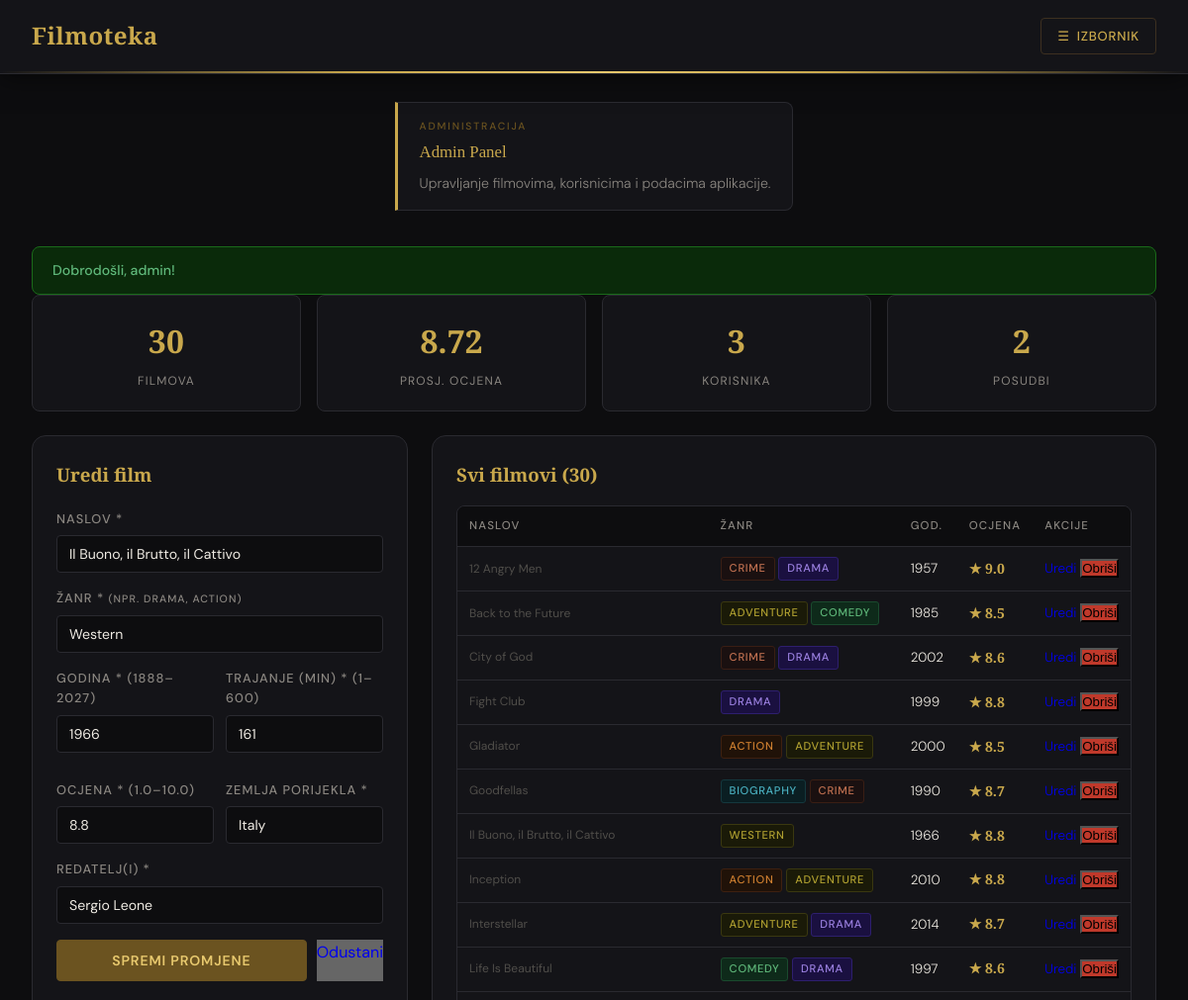
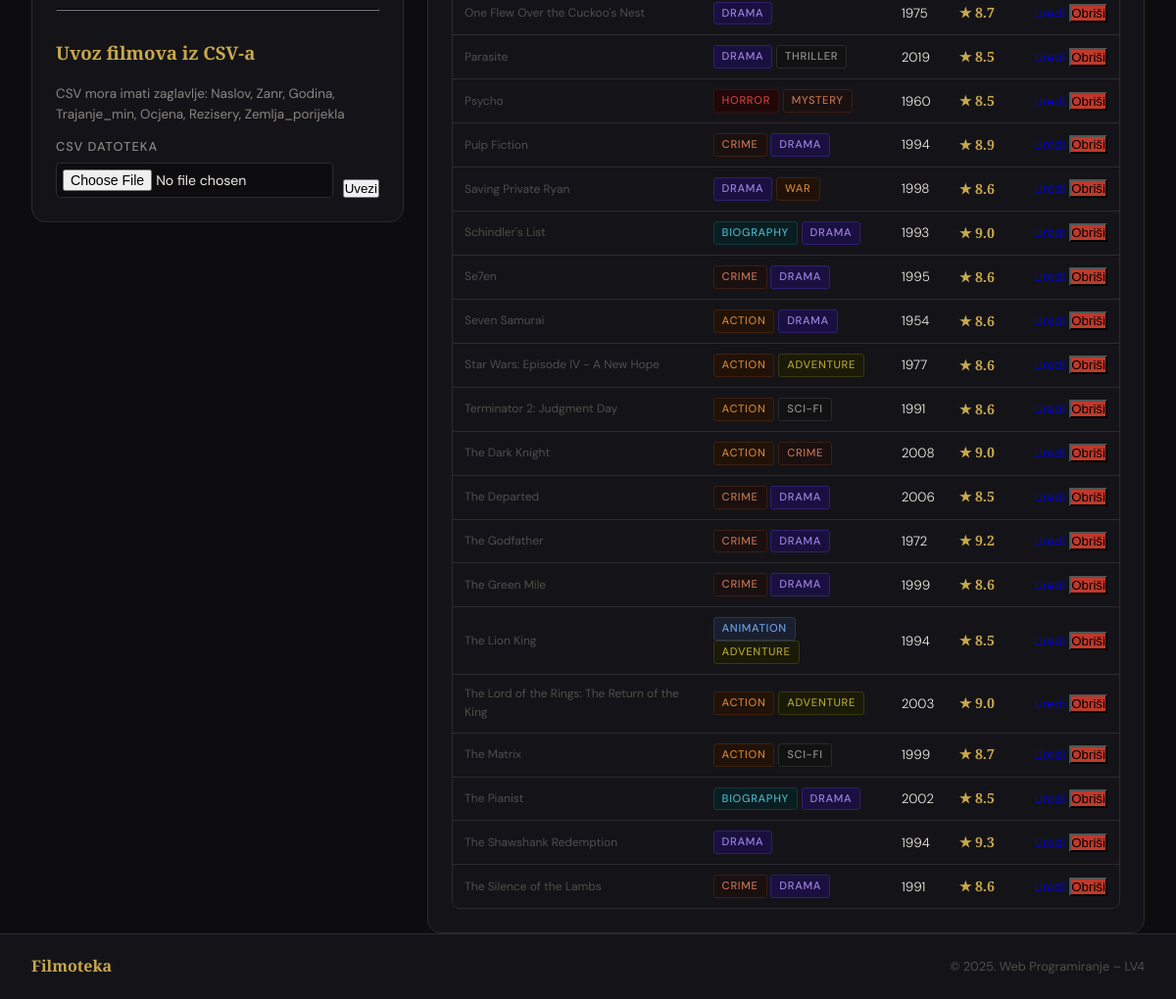
The app's page /dashboard.php?edit=8 (signed in) with its own data (2 pictures, top to bottom).
### tables this page shows
CREATE TABLE `filmovi` (
  `id` int(11) NOT NULL,
  `naslov` varchar(255) NOT NULL,
  `zanr` varchar(150) NOT NULL,
  `godina` smallint(5) UNSIGNED NOT NULL,
  `trajanje_min` smallint(5) UNSIGNED NOT NULL,
  `ocjena` decimal(3,1) NOT NULL,
  `rezisery` varchar(255) NOT NULL,
  `zemlja_porijekla` varchar(150) NOT NULL
);

### dashboard.php (the view, shortened to what this page needs)
<?php
require_once 'includes/db.php';
require_once 'includes/functions.php';
$flash_success = flashGet('success');
$edit_film     = null;
if (isset($_GET['edit'])) {
    $stmt = $pdo->prepare('SELECT * FROM filmovi WHERE id = ?');
    $stmt->execute([(int)$_GET['edit']]);
    $edit_film = $stmt->fetch();
}
$filmovi = $pdo->query('SELECT * FROM filmovi ORDER BY naslov ASC')->fetchAll();
$stats = $pdo->query('
    SELECT COUNT(*) as ukupno,
           ROUND(AVG(ocjena),2) as avg_ocjena,
           MIN(godina) as najstariji,
           MAX(godina) as najnoviji
    FROM filmovi
')->fetch();
$korisnici_count = (int)$pdo->query('SELECT COUNT(*) FROM korisnici')->fetchColumn();
$videoteka_count = (int)$pdo->query('SELECT COUNT(*) FROM zeljeni_filmovi')->fetchColumn();
require_once 'includes/header.php';
?>
<div class="uvodni-clanak">
    <article>
        <div class="article-accent">ADMINISTRACIJA</div>
        <h2 style="font-family:var(--font-display);color:var(--gold)">Admin Panel</h2>
        <p>Upravljanje filmovima, korisnicima i podacima aplikacije.</p>
    </article>
</div>
<main>
<?php if ($flash_success): ?><div class="flash flash-success"><?= e($flash_success) ?></div><?php endif; ?>
<div class="dash-stats">
    <div class="stat-card"><span class="stat-num"><?= $stats['ukupno'] ?></span><span class="stat-lbl">Filmova</span></div>
    <div class="stat-card"><span class="stat-num"><?= $stats['avg_ocjena'] ?? 'N/A' ?></span><span class="stat-lbl">Prosj. ocjena</span></div>
    <div class="stat-card"><span class="stat-num"><?= $korisnici_count ?></span><span class="stat-lbl">Korisnika</span></div>
    <div class="stat-card"><span class="stat-num"><?= $videoteka_count ?></span><span class="stat-lbl">Posudbi</span></div>
</div>
<div class="dash-grid">
    <section class="sekcija-filmovi">
        <h3 style="color:var(--gold);margin-bottom:20px;font-family:var(--font-display)">
            <?= $edit_film ? 'Uredi film' : 'Dodaj novi film' ?>
        </h3>
        <form method="POST" action="dashboard.php">
            <div class="form-group">
                <label>Naslov *</label>
                <input type="text" name="naslov" required
                       value="<?= e($edit_film['naslov'] ?? '') ?>">
            </div>
            <div class="form-group">
                <label>Žanr * <small style="color:var(--text-muted)">(npr. Drama, Action)</small></label>
                <input type="text" name="zanr" required
                       value="<?= e($edit_film['zanr'] ?? '') ?>">
            </div>
            <div style="display:grid;grid-template-columns:1fr 1fr;gap:12px">
                <div class="form-group">
                    <label>Godina * (1888–<?= date('Y')+1 ?>)</label>
                    <input type="number" name="godina" required
                           min="1888" max="<?= date('Y')+1 ?>"
                           value="<?= e($edit_film['godina'] ?? '') ?>">
                </div>
                <div class="form-group">
                    <label>Trajanje (min) * (1–600)</label>
                    <input type="number" name="trajanje_min" required
                           min="1" max="600"
                           value="<?= e($edit_film['trajanje_min'] ?? '') ?>">
                </div>
                <div class="form-group">
                    <label>Ocjena * (1.0–10.0)</label>
                    <input type="number" name="ocjena" required step="0.1"
                           min="1.0" max="10.0"
                           value="<?= e($edit_film['ocjena'] ?? '') ?>">
                </div>
                <div class="form-group">
                    <label>Zemlja porijekla *</label>
                    <input type="text" name="zemlja_porijekla" required
                           value="<?= e($edit_film['zemlja_porijekla'] ?? '') ?>">
                </div>
            </div>
            <div class="form-group">
                <label>Redatelj(i) *</label>
                <input type="text" name="rezisery" required
                       value="<?= e($edit_film['rezisery'] ?? '') ?>">
            </div>
            <div style="display:flex;gap:10px">
                <button type="submit" class="btn-primary">
                    <?= $edit_film ? 'Spremi promjene' : 'Dodaj film' ?>
                </button>
                <?php if ($edit_film): ?>
                <a href="dashboard.php" class="add-btn" style="background:#666;text-decoration:none">Odustani</a>
                <?php endif; ?>
            </div>
        </form>
        <hr style="border-color:var(--border);margin:28px 0">
        <h3 style="color:var(--gold);margin-bottom:16px;font-family:var(--font-display)">Uvoz filmova iz CSV-a</h3>
        <p style="color:var(--text-muted);font-size:0.84rem;margin-bottom:12px">
            CSV mora imati zaglavlje: Naslov, Zanr, Godina, Trajanje_min, Ocjena, Rezisery, Zemlja_porijekla
        </p>
        <form method="POST" action="dashboard.php" enctype="multipart/form-data">
            <div style="display:flex;gap:10px;align-items:flex-end">
                <div class="form-group" style="margin:0;flex:1">
                    <label>CSV datoteka</label>
                    <input type="file" name="csv_file" accept=".csv" required>
                </div>
                <button type="submit" class="add-btn">Uvezi</button>
            </div>
        </form>
    </section>
    <section class="sekcija-filmovi">
        <h3 style="color:var(--gold);margin-bottom:16px;font-family:var(--font-display)">
            Svi filmovi (<?= count($filmovi) ?>)
        </h3>
        <div class="tablica-wrapper">
            <table class="tablica-filmovi">
                <thead>
                    <tr>
                        <th>NASLOV</th>
                        <th>ŽANR</th>
                        <th>GOD.</th>
                        <th>OCJENA</th>
                        <th>AKCIJE</th>
                    </tr>
                </thead>
                <tbody>
                    <?php foreach ($filmovi as $film): ?>
                    <tr>
                        <td data-label="Naslov"><?= e($film['naslov']) ?></td>
                        <td data-label="Žanr"><?= zanrBadge($film['zanr']) ?></td>
                        <td data-label="Godina"><?= e($film['godina']) ?></td>
                        <td data-label="Ocjena"><span class="ocjena">★ <?= e($film['ocjena']) ?></span>
                        </td>
                        <td data-label="Akcije" style="white-space:nowrap">
                            <a href="dashboard.php?edit=<?= $film['id'] ?>" class="add-btn" style="text-decoration:none">Uredi</a>
                            <form method="POST" action="dashboard.php" style="display:inline"
                                  onsubmit="return confirm('Obrisati film <?= e(addslashes($film['naslov'])) ?>?')">
                                <button type="submit" class="add-btn" style="background:#c0392b">Obriši</button>
                            </form>
                        </td>
                    </tr>
                    <?php endforeach; ?>
                </tbody>
            </table>
        </div>
    </section>
</div>
</main>
<?php require_once 'includes/footer.php'; ?>

### includes/functions.php (shortened to what this page needs)
<?php
function zanrBadge(string $zanrStr): string {
    $map = [
        'Drama'       => 'zanr-drama',
        'Comedy'      => 'zanr-komedija',
        'Animation'   => 'zanr-animacija',
        'Romance'     => 'zanr-romantični',
        'Crime'       => 'zanr-krimic',
        'Thriller'    => 'zanr-triler',
        'Adventure'   => 'zanr-avantura',
        'Documentary' => 'zanr-dokumentarni',
        'Horror'      => 'zanr-horor',
        'Action'      => 'zanr-akcija',
        'Sci-Fi'      => 'zanr-triler',
        'Mystery'     => 'zanr-krimic',
        'Biography'   => 'zanr-dokumentarni',
        'War'         => 'zanr-akcija',
        'Western'     => 'zanr-avantura',
    ];
    $html  = '';
    $parts = array_map('trim', explode(',', $zanrStr));
    foreach ($parts as $zanr) {
        $cls   = $map[$zanr] ?? '';
        $safe  = htmlspecialchars($zanr);
        $html .= "<span class=\"zanr $cls\">$safe</span> ";
    }
    return $html;
}
function flashGet(string $key): string {
    $val = $_SESSION["flash_$key"] ?? '';
    return $val;
}
function e(string $s): string {
    return htmlspecialchars($s, ENT_QUOTES, 'UTF-8');
}

### styles/style.css (style rules this page uses)
:root { --bg-dark: #0d0d0f; --bg-card: #141418; --bg-hover: #1c1c22; --gold: #c9a84c; --gold-light: #e8c96e; --gold-dim: #6b5320; --text-primary: #f0ece4; --text-muted: #8a8680; --text-dim: #504e4a; --border: #2a2a30; --border-gold: #3d3020; --accent-red: #c0392b; --accent-teal: #1a7d6a; --accent-blue: #2c5f8a; --radius-sm: 4px; --radius-md: 8px; --radius-lg: 14px; --font-display: "Playfair Display", Georgia, serif; --font-body: "DM Sans", system-ui, sans-serif; --transition: 0.2s ease; }
*, *::before, *::after { box-sizing: border-box; margin: 0; padding: 0; }
html { scroll-behavior: smooth; }
body { font-family: var(--font-body); background-color: var(--bg-dark); color: var(--text-primary); line-height: 1.6; min-height: 100vh; display: flex; flex-direction: column; }
.uvodni-clanak { max-width: 1200px; margin: 28px auto 0; padding: 0 32px; }
.uvodni-clanak article { background: var(--bg-card); border: 1px solid var(--border); border-left: 3px solid var(--gold); border-radius: 0 var(--radius-md) var(--radius-md) 0; padding: 16px 22px; animation: fade-up 0.5s ease both; }
.article-accent { font-size: 0.65rem; letter-spacing: 0.18em; color: var(--gold-dim); text-transform: uppercase; font-weight: 500; margin-bottom: 4px; }
.uvodni-clanak article h2 { font-family: var(--font-display); font-size: 1.05rem; color: var(--gold); margin-bottom: 6px; font-weight: 400; }
.uvodni-clanak article p { color: var(--text-muted); font-size: 0.88rem; font-weight: 300; }
main { max-width: 1200px; margin: 24px auto 0; padding: 0 32px; }
.sekcija-filmovi { background: var(--bg-card); border: 1px solid var(--border); border-radius: var(--radius-lg); padding: 24px; animation: fade-up 0.5s ease both; }
.tablica-wrapper { overflow-x: auto; border-radius: var(--radius-md); border: 1px solid var(--border); }
.tablica-filmovi { width: 100%; border-collapse: collapse; font-size: 0.84rem; }
.tablica-filmovi thead tr { background: var(--bg-dark); }
.tablica-filmovi th { padding: 11px 12px; text-align: left; color: var(--text-muted); font-weight: 500; font-size: 0.72rem; letter-spacing: 0.1em; text-transform: uppercase; white-space: nowrap; border-bottom: 1px solid var(--border); }
.tablica-filmovi tbody tr { border-bottom: 1px solid var(--border); transition: background var(--transition); }
.tablica-filmovi tbody tr:last-child { border-bottom: none; }
.tablica-filmovi td { padding: 10px 12px; color: var(--text-primary); font-weight: 300; vertical-align: middle; }
.tablica-filmovi td:first-child { color: var(--text-dim); font-size: 0.75rem; font-weight: 400; }
.zanr { display: inline-block; font-size: 0.7rem; font-weight: 500; padding: 2px 8px; border-radius: 3px; text-transform: uppercase; letter-spacing: 0.06em; white-space: nowrap; }
.zanr-drama { background: #1a1040; color: #9b80e0; border: 1px solid #2e1f6e; }
.zanr-komedija { background: #0e2a1a; color: #5fb87a; border: 1px solid #1a4a2e; }
.zanr-animacija { background: #1a1f30; color: #6a9fe0; border: 1px solid #2a3558; }
.zanr-krimic { background: #1a1010; color: #c07050; border: 1px solid #3a1e14; }
.zanr-triler { background: #121212; color: #909090; border: 1px solid #2a2a2a; }
.zanr-avantura { background: #1a1a08; color: #b0a030; border: 1px solid #3a3810; }
.zanr-dokumentarni { background: #0a1e22; color: #4ab0c0; border: 1px solid #14383e; }
.zanr-horor { background: #200808; color: #c04040; border: 1px solid #3c1010; }
.zanr-akcija { background: #201208; color: #d08030; border: 1px solid #3e2010; }
.ocjena { display: inline-block; font-family: var(--font-display); font-weight: 700; font-size: 0.88rem; color: var(--gold); min-width: 28px; }

### records on screen
filmovi: naslov "Il Buono, il Brutto, il Cattivo", zanr "Western", godina "1966", trajanje_min "161", ocjena "8.8", zemlja_porijekla "Italy", rezisery "Sergio Leone", zanr "WESTERN"
filmovi: naslov "12 Angry Men", zanr "CRIME", zanr "DRAMA", godina "1957", ocjena "9.0"
filmovi: naslov "Back to the Future", zanr "ADVENTURE", zanr "COMEDY", godina "1985", ocjena "8.5"
filmovi: naslov "City of God", zanr "CRIME", zanr "DRAMA", godina "2002", ocjena "8.6"
filmovi: naslov "Fight Club", zanr "DRAMA", godina "1999", ocjena "8.8"
filmovi: naslov "Gladiator", zanr "ACTION", zanr "ADVENTURE", godina "2000", ocjena "8.5"
filmovi: naslov "Goodfellas", zanr "BIOGRAPHY", zanr "CRIME", godina "1990", ocjena "8.7"
filmovi: naslov "Inception", zanr "ACTION", zanr "ADVENTURE", godina "2010", ocjena "8.8"
filmovi: naslov "Interstellar", zanr "ADVENTURE", zanr "DRAMA", godina "2014", ocjena "8.7"
filmovi: naslov "Life Is Beautiful", zanr "COMEDY", zanr "DRAMA", godina "1997", ocjena "8.6"
filmovi: naslov "One Flew Over the Cuckoo's Nest", zanr "DRAMA", godina "1975", ocjena "8.7"
filmovi: naslov "Parasite", zanr "DRAMA", zanr "THRILLER", godina "2019", ocjena "8.5"
filmovi: naslov "Psycho", zanr "HORROR", zanr "MYSTERY", godina "1960", ocjena "8.5"
filmovi: naslov "Pulp Fiction", zanr "CRIME", zanr "DRAMA", godina "1994", ocjena "8.9"
filmovi: naslov "Saving Private Ryan", zanr "DRAMA", zanr "WAR", godina "1998", ocjena "8.6"
filmovi: naslov "Schindler's List", zanr "BIOGRAPHY", zanr "DRAMA", godina "1993", ocjena "9.0"
filmovi: naslov "Se7en", zanr "CRIME", zanr "DRAMA", godina "1995", ocjena "8.6"
filmovi: naslov "Seven Samurai", zanr "ACTION", zanr "DRAMA", godina "1954", ocjena "8.6"
filmovi: naslov "Star Wars: Episode IV - A New Hope", zanr "ACTION", zanr "ADVENTURE", godina "1977", ocjena "8.6"
filmovi: naslov "Terminator 2: Judgment Day", zanr "ACTION", zanr "SCI-FI", godina "1991", ocjena "8.6"
filmovi: naslov "The Dark Knight", zanr "ACTION", zanr "CRIME", godina "2008", ocjena "9.0"
filmovi: naslov "The Departed", zanr "CRIME", zanr "DRAMA", godina "2006", ocjena "8.5"
filmovi: naslov "The Godfather", zanr "CRIME", zanr "DRAMA", godina "1972", ocjena "9.2"
filmovi: naslov "The Green Mile", zanr "CRIME", zanr "DRAMA", godina "1999", ocjena "8.6"
filmovi: naslov "The Lion King", zanr "ANIMATION", zanr "ADVENTURE", godina "1994", ocjena "8.5"
filmovi: naslov "The Lord of the Rings: The Return of the King", zanr "ACTION", zanr "ADVENTURE", godina "2003", ocjena "9.0"
filmovi: naslov "The Matrix", zanr "ACTION", zanr "SCI-FI", godina "1999", ocjena "8.7"
filmovi: naslov "The Pianist", zanr "BIOGRAPHY", zanr "DRAMA", godina "2002", ocjena "8.5"
filmovi: naslov "The Shawshank Redemption", zanr "DRAMA", godina "1994", ocjena "9.3"
filmovi: naslov "The Silence of the Lambs", zanr "CRIME", zanr "DRAMA", godina "1991", ocjena "8.6"

### other values on screen
$flash_success "Dobrodošli, admin!"
$stats['ukupno'] "30"
$stats['avg_ocjena'] "8.72"
$korisnici_count "3"
$videoteka_count "2"
count($filmovi) "30"
